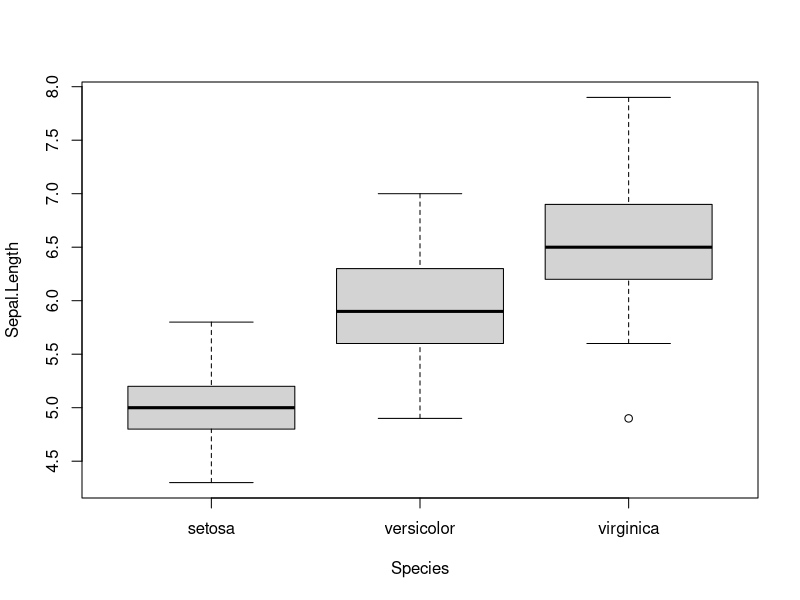
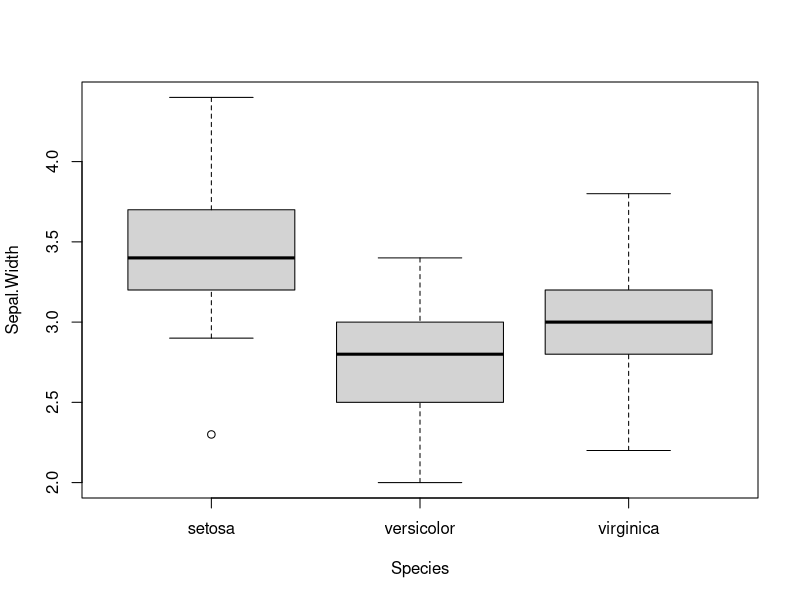
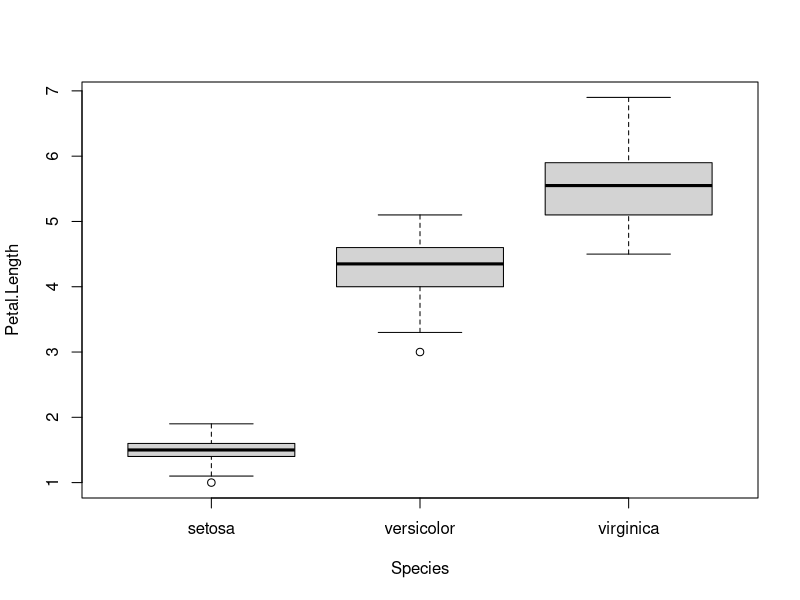
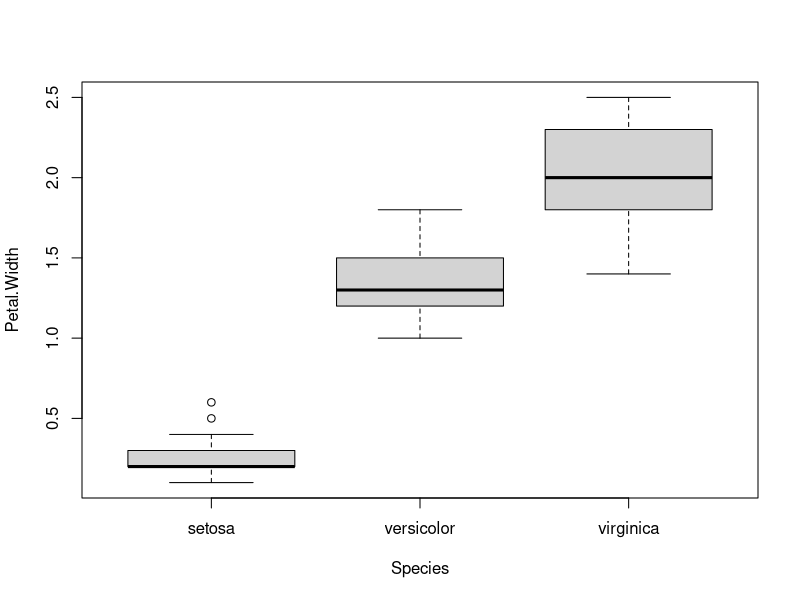
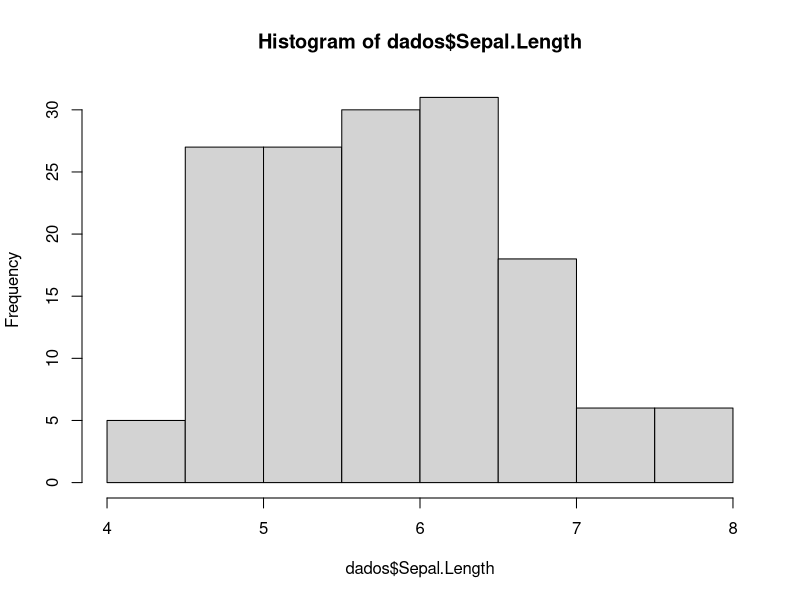
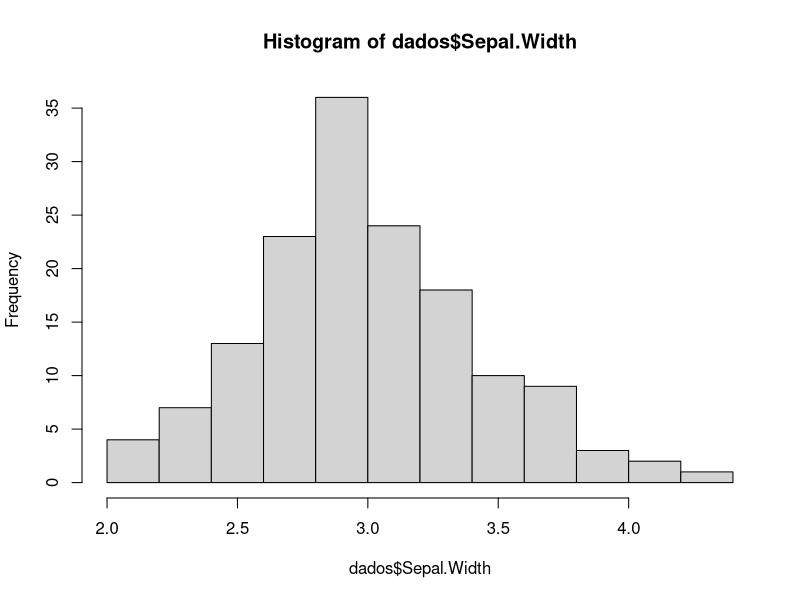
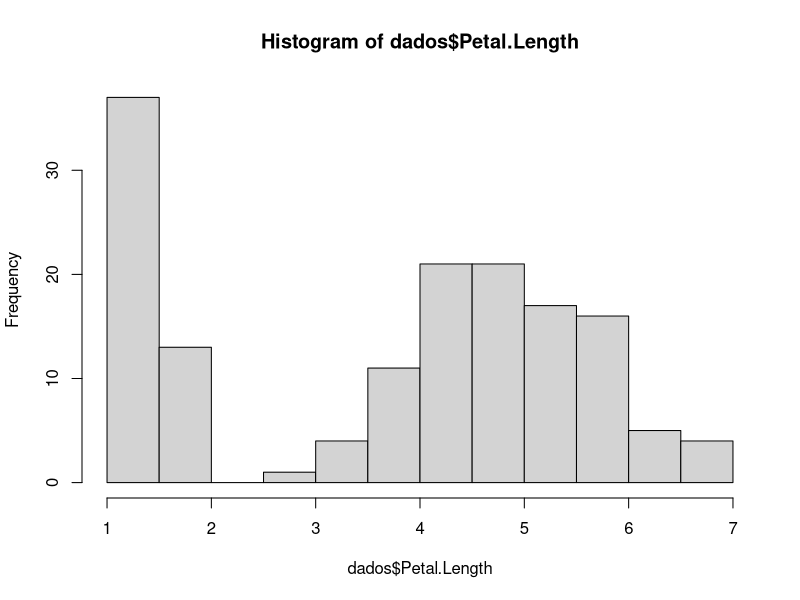
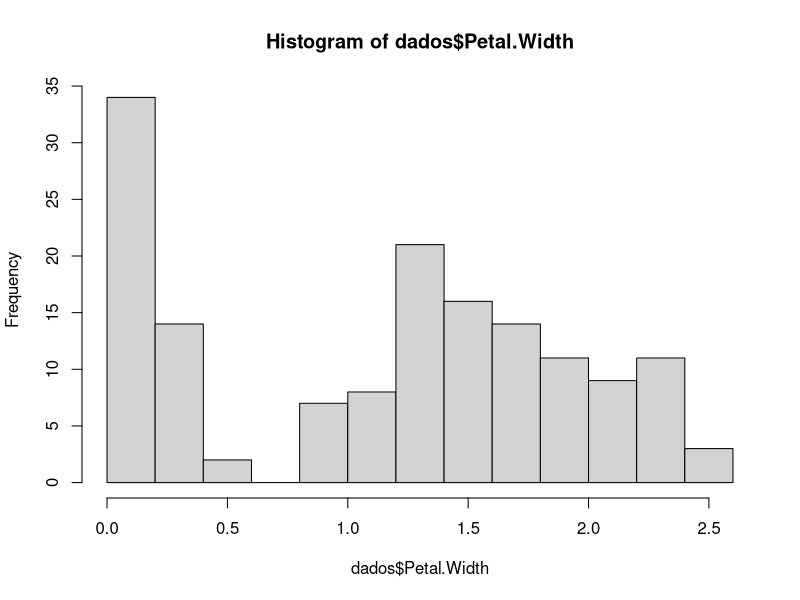

Generate these figures, in order, with R:
dados <- iris

View(dados)

boxplot(Sepal.Length ~ Species, data = dados)
boxplot(Sepal.Width ~ Species, data = dados)
boxplot(Petal.Length ~ Species, data = dados)
boxplot(Petal.Width ~ Species, data = dados)


unique(dados$Species)

setosa <- subset(dados, Species == "setosa")
versicolor <- subset(dados, Species == "versicolor")
virginica <- subset(dados, Species == "virginica")

# Variância
# Olhando para todos os dados
var(dados$Sepal.Length)
var(dados$Sepal.Width)
var(dados$Petal.Length)
var(dados$Petal.Width)

# verificando a variância para cada grupo
var(setosa$Sepal.Length)
var(setosa$Sepal.Width)
var(setosa$Petal.Length)
var(setosa$Petal.Width)

# Desvio padrão
# Olhando para todos os dados
sd(dados$Sepal.Length)
sd(dados$Sepal.Width)
sd(dados$Petal.Length)
sd(dados$Petal.Width)

# verificando o desvio padrão para cada grupo
sd(setosa$Sepal.Length)
sd(setosa$Sepal.Width)
sd(setosa$Petal.Length)
sd(setosa$Petal.Width)

# Coeficiente de variação
# Olhando para todos os dados
# desvio padrão / média

sd(dados$Sepal.Length) / mean(dados$Sepal.Length)
sd(dados$Sepal.Width) / mean(dados$Sepal.Width)
sd(dados$Petal.Length) / mean(dados$Petal.Length)
sd(dados$Petal.Width) / mean(dados$Petal.Width)

# verificando o coeficiente de variação para cada grupo
sd(setosa$Sepal.Length) / mean(setosa$Sepal.Length)
sd(setosa$Sepal.Width) / mean(setosa$Sepal.Width)
sd(setosa$Petal.Length) / mean(setosa$Petal.Length)
sd(setosa$Petal.Width) / mean(setosa$Petal.Width)

#algumas visualizações

# histograma
hist(dados$Sepal.Length)
hist(dados$Sepal.Width)
hist(dados$Petal.Length)
hist(dados$Petal.Width)

# histograma para cada espécie
hist(setosa$Sepal.Length, xlab='Comprimento da Sépala', ylab='Frequência', main='Setosa', xlim=c(4, 6))
hist(setosa$Sepal.Width, xlab='Largura da Sépala', ylab='Frequência', main='Setosa', xlim=c(1.5, 5))


# gráfico de dispersão
plot(dados$Sepal.Length, dados$Sepal.Width, 
     xlab='Comprimento da Sépala', 
     ylab='Largura da Sépala', 
     main='Gráfico de Dispersão', col='blue', 
     pch=19, cex=3)

# gráfico de dispersão para cada espécie
plot(setosa$Sepal.Length, setosa$Sepal.Width,
     xlab='Comprimento da Sépala', ylab='Largura da Sépala',
     main='Gráfico de Dispersão', col='blue', 
     pch=19, cex=3)
